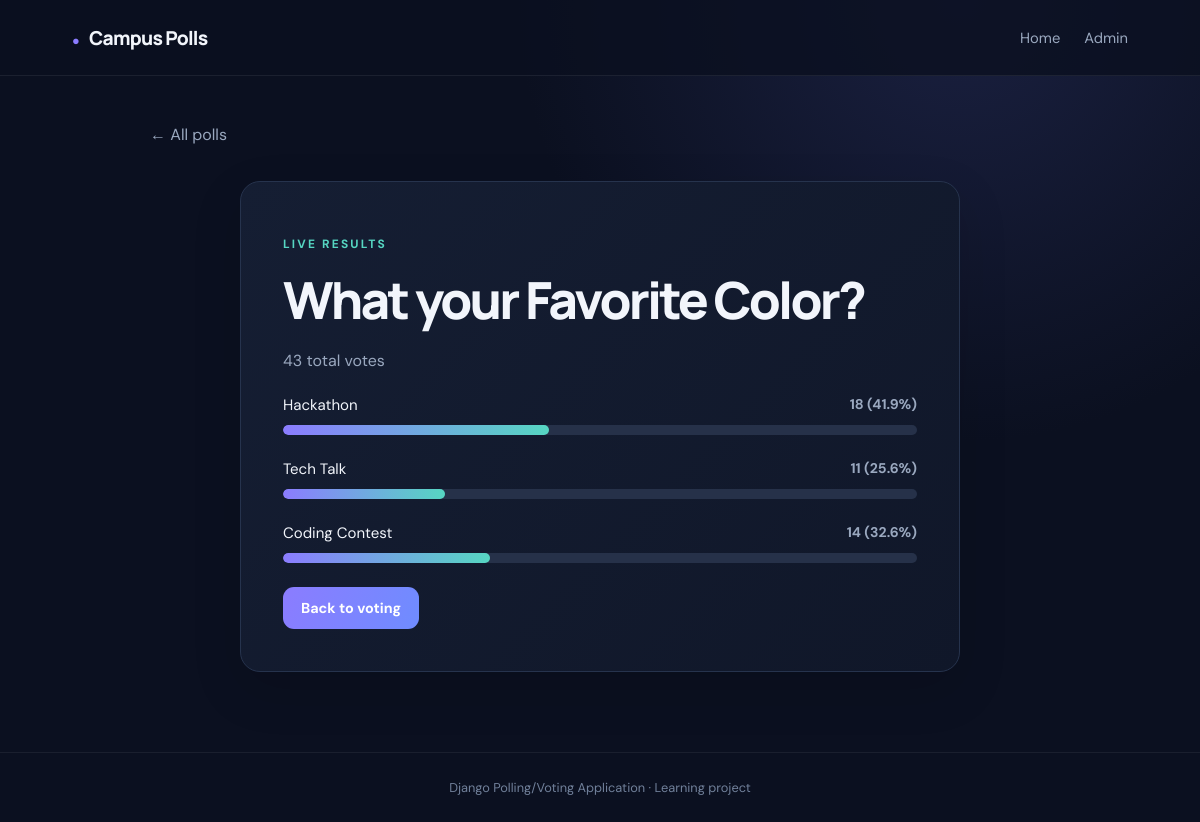
The app's page /2/results/ with its own data.
### Django_Polling_Voting_Assignment/polls/models.py (models this page shows, shortened)
class Question(models.Model):
    question_text = models.CharField(max_length=200)
    pub_date = models.DateTimeField(default=timezone.now)
    is_active = models.BooleanField(default=True)
    class Meta:
        ordering = ["-pub_date"]
        verbose_name = "Poll question"
        verbose_name_plural = "Poll questions"

class Choice(models.Model):
    question = models.ForeignKey(Question, on_delete=models.CASCADE, related_name="choices")
    choice_text = models.CharField(max_length=200)
    votes = models.PositiveIntegerField(default=0)
    class Meta:
        ordering = ["id"]

### Django_Polling_Voting_Assignment/polls/views.py (the view)
# urls.py: path("<int:question_id>/results/", views.results, name="results"),
def results(request, question_id):
    question = get_object_or_404(Question, pk=question_id)
    choices = list(question.choices.all())
    total_votes = sum(choice.votes for choice in choices)
    for choice in choices:
        choice.percentage = round(choice.votes * 100 / total_votes, 1) if total_votes else 0
    return render(request, "polls/results.html", {
        "question": question, "choices": choices, "total_votes": total_votes
    })

### Django_Polling_Voting_Assignment/polls/templates/polls/results.html (shortened to what this page needs)
{% extends "polls/base.html" %}
{% block content %}
<a class="back" href="{% url 'polls:index' %}">← All polls</a>
<section class="panel">
  <p class="eyebrow">LIVE RESULTS</p>
  <h1>{{ question.question_text }}</h1>
  <p class="muted">{{ total_votes }} total vote{{ total_votes|pluralize }}</p>
  {% for choice in choices %}
    <div class="result-row">
      <div class="result-label"><span>{{ choice.choice_text }}</span><strong>{{ choice.votes }} ({{ choice.percentage }}%)</strong></div>
      <div class="track"><div class="bar" style="width: {{ choice.percentage }}%"></div></div>
    </div>
  {% empty %}<p>No options have been added yet.</p>{% endfor %}
  <a class="button" href="{% url 'polls:detail' question.id %}">Back to voting</a>
</section>
{% endblock %}

### Django_Polling_Voting_Assignment/polls/templates/polls/base.html (shortened to what this page needs)
{% load static %}
<!doctype html>
<html lang="en">
<head>
  <link rel="stylesheet" href="{% static 'polls/style.css' %}">
</head>
<body>
<header class="topbar">
  <a class="brand" href="{% url 'polls:index' %}">Campus Polls</a>
  <nav><a href="{% url 'polls:index' %}">Home</a><a href="/admin/">Admin</a></nav>
</header>
<main class="container">
  {% block content %}{% endblock %}
</main>
<footer> Django Polling/Voting Application · Learning project</footer>
</body>
</html>

### Django_Polling_Voting_Assignment/polls/static/polls/style.css (style rules this page uses)
:root { --bg:#0b1020;--panel:#121a2d;--line:#26334d;--text:#f2f5fb;--muted:#9aa8bf;--accent:#8b7cff;--accent2:#56d6c2 }
* { box-sizing:border-box }
body { margin:0;background:radial-gradient(circle at 80% 0%,#1a2040 0,transparent 35%),var(--bg);color:var(--text);font-family:'DM Sans',sans-serif;min-height:100vh }
a { color:inherit;text-decoration:none }
.topbar { height:76px;padding:0 max(6vw,24px);display:flex;align-items:center;justify-content:space-between;border-bottom:1px solid #ffffff12;background:#0b1020cc }
.brand { font-family:Manrope,sans-serif;font-size:1.2rem;font-weight:800;letter-spacing:-.04em }
.brand:before { content:'●';color:var(--accent);font-size:.8rem;margin-right:10px }
.topbar nav { display:flex;gap:24px;color:var(--muted);font-size:.92rem }
.container { width:min(900px,88%);margin:48px auto 80px }
.eyebrow { font-size:.75rem;letter-spacing:.18em;color:var(--accent2);font-weight:700 }
.hero h1,.panel h1 { font:800 clamp(2rem,5vw,3.2rem) Manrope,sans-serif;letter-spacing:-.055em;margin:10px 0 }
.hero p:not(.eyebrow),.muted { color:var(--muted) }
.poll-card,.panel,.empty { border:1px solid var(--line);background:linear-gradient(135deg,#151e33,#101729);border-radius:20px;padding:24px;box-shadow:0 18px 50px #0002 }
.button { display:inline-flex;justify-content:center;align-items:center;border:0;border-radius:11px;padding:12px 18px;background:linear-gradient(110deg,var(--accent),#6f8cff);color:#fff;font:700 .9rem 'DM Sans',sans-serif;cursor:pointer;white-space:nowrap }
.panel { max-width:720px;margin:24px auto;padding:clamp(22px,5vw,42px) }
.back { display:inline-block;color:var(--muted);margin-bottom:12px }
.result-row { margin:24px 0 }
.result-label { display:flex;justify-content:space-between;gap:14px;font-size:.94rem;margin-bottom:10px }
.result-label strong { font-size:.88rem;color:var(--muted) }
.track { height:10px;background:#263149;border-radius:20px;overflow:hidden }
.bar { height:100%;background:linear-gradient(90deg,var(--accent),var(--accent2));border-radius:20px;min-width:0 }
footer { text-align:center;padding:26px;color:#71809a;font-size:.8rem;border-top:1px solid #ffffff10 }

### records on screen
Question: question_text "What your Favorite Color?"
Choice: choice_text "Hackathon", votes "18", percentage "41.9"
Choice: choice_text "Tech Talk", votes "11", percentage "25.6"
Choice: choice_text "Coding Contest", votes "14", percentage "32.6"

### other values on screen
{{ total_votes }} "43"
